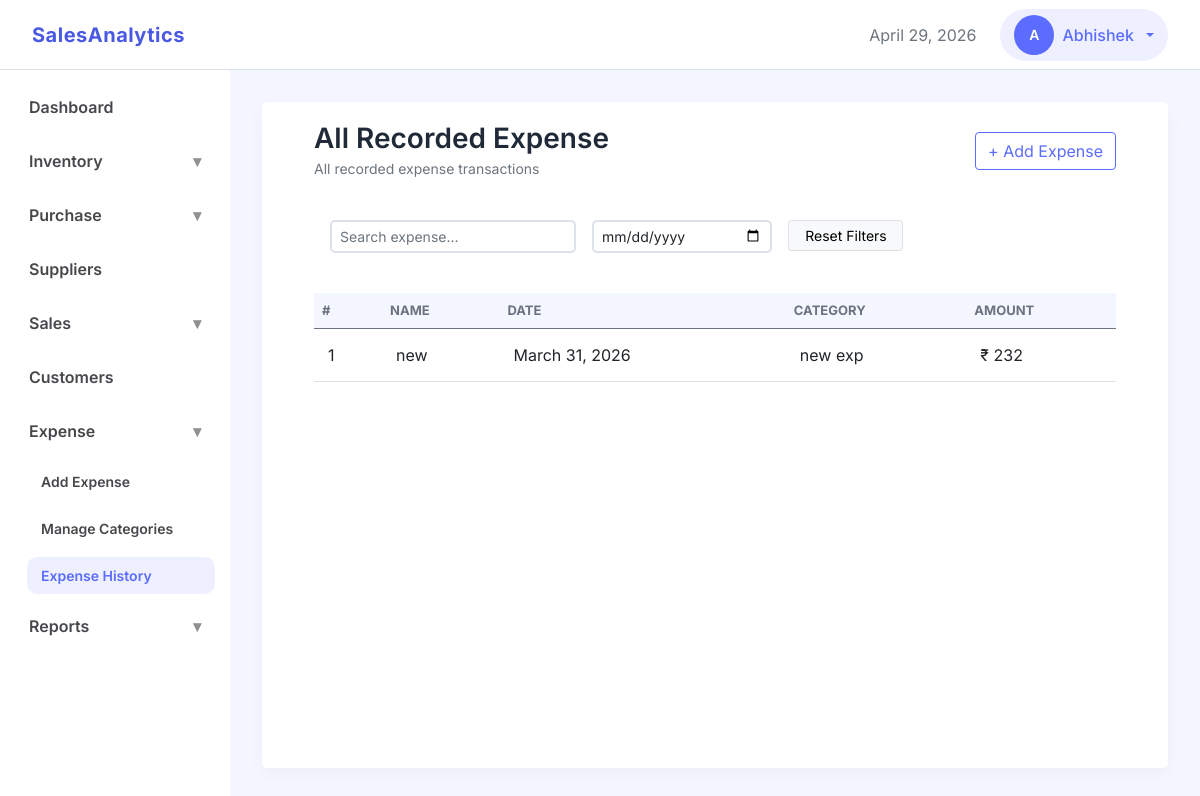
Page /expense/list/ (signed in) on the earlier database version.
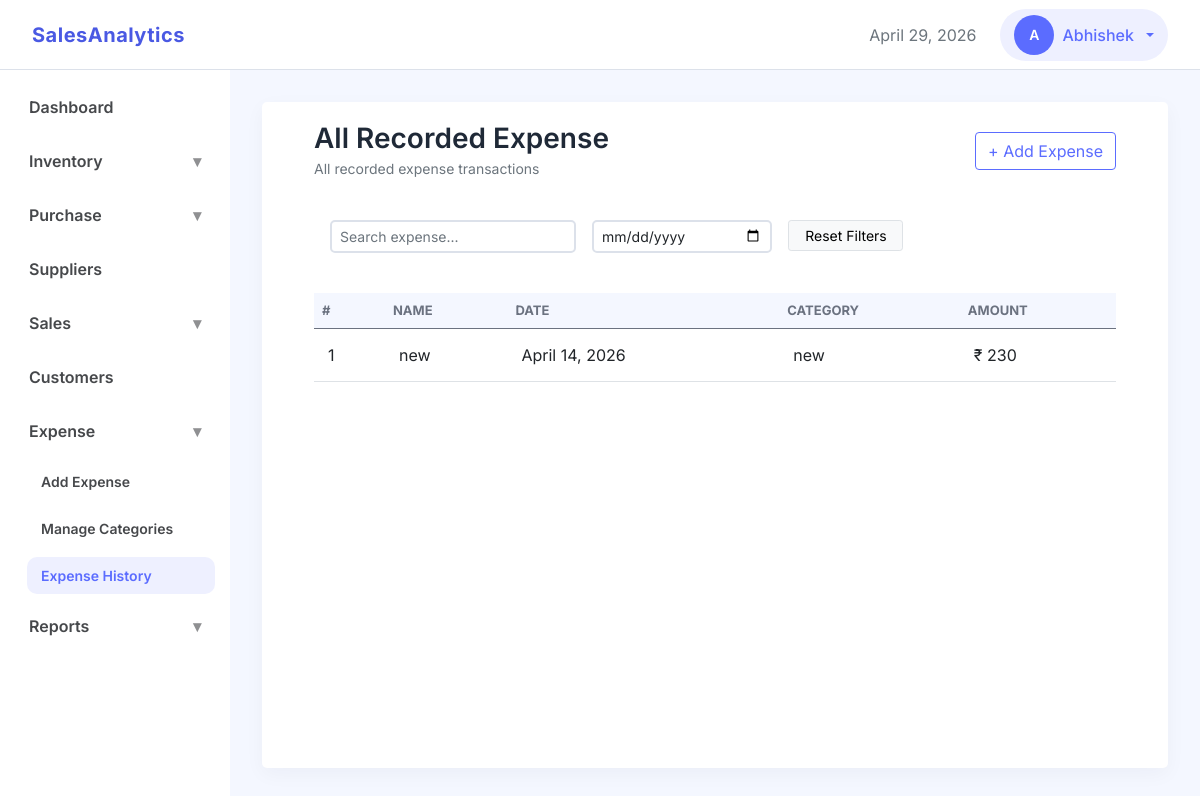
Same page on the later database version.
### finance/models.py (models this page shows, shortened)
class Expense(models.Model):
    name = models.CharField(max_length=100)
    category = models.ForeignKey(ExpenseCategory, on_delete=models.CASCADE, related_name='expenses')
    amount = models.DecimalField(max_digits=12, decimal_places=2)
    description = models.TextField(blank=True)
    expense_date = models.DateField(db_index=True, default=localdate)
    business = models.ForeignKey('business.Business', on_delete=models.CASCADE, related_name='expenses')
    created_by = models.ForeignKey('accounts.User', on_delete=models.SET_NULL, null=True, blank=True, related_name='created_expenses')
    updated_at = models.DateTimeField(auto_now=True)
    created_at = models.DateTimeField(auto_now_add=True)

class ExpenseCategory(models.Model):
    name = models.CharField(db_index=True, max_length=100, unique=True)
    description = models.TextField(blank=True)
    business = models.ForeignKey('business.Business', on_delete=models.CASCADE, related_name='expense_categories')
    updated_at = models.DateTimeField(auto_now=True)
    created_at = models.DateTimeField(auto_now_add=True)
    def __str__(self):
        return self.name

### finance/views.py (the view)
# urls.py: path('list/', views.ExpenseListView.as_view(), name='expense_list'),
class ExpenseListView(ListView):
    model = Expense
    template_name = 'expense/expense_list.html'
    context_object_name = 'expenses'
    ordering = '-expense_date'
    def get_queryset(self):
        return Expense.objects.filter(business_id=get_business_id(self.request))

### core/context_processors.py (called while the page is built)
def user_role(request):
    if request.user.is_authenticated:
        business_id = request.session.get('business_id')
        if business_id:
            membership = Membership.objects.filter(
                business_id=business_id,
                user=request.user
            ).first()
            if membership:
                return {'user_role': membership.role}
    return {'user_role': None}

### dashboard/templatetags/navigation_tags.py (called while the page is built)
@register.simple_tag(takes_context=True)
def active(context, *url_names):
    request = context['request']
    current_url = request.resolver_match.url_name
    if current_url in url_names:
        return 'active'
    return ''

@register.simple_tag(takes_context=True)
def show_menu(context, *url_names):
    request = context['request']
    current_url = request.resolver_match.url_name
    if current_url in url_names:
        return 'show'
    return ''

### finance/views.py (called while the page is built)
def get_business_id(request):
    return request.session.get('business_id')

### templates/expense/expense_list.html (shortened to what this page needs)
{% extends "base.html" %}
{% load static %}
{% load humanize %}
{% block css_files%}
    <link rel="stylesheet" href="{% static 'css/apps/list.css' %}">
{% endblock %}
{% block content %}
<div class="container-fluid">
    <div class="d-flex justify-content-between align-items-center mb-4">
        <div>
            <h3 class="section-title mb-0">All Recorded Expense</h3>
            <small class="text-muted">All recorded expense transactions</small>
        </div>
        <a href="{% url 'add_expense' %}" class="btn btn-secondary">
            + Add Expense
        </a>
    </div>
    <div class=" mb-4 p-3">
        <div class="row g-3">
            <div class="col-md-4">
                <input type="text" id="search_field"
                       class="form-control form-control-sm"
                       placeholder="Search expense...">
            </div>
            <div class="col-md-3">
                <input id="date_field" type="date" class="form-control form-control-sm">
            </div>
            <div class="col-md-2">
                <button id="reset_filters" class="btn btn-sm btn-light border w-100">
                    Reset Filters
                </button>
            </div>
        </div>
    </div>
    <div class="">
        <div class="table-responsive">
            <table class="table table-hover align-middle data-table mb-0">
                <thead>
                    <tr>
                        <th>#</th>
                        <th>Name</th>
                        <th>Date</th>
                        <th>Category</th>
                        <th>Amount</th>
                    </tr>
                </thead>
                <tbody id="tbody">
                    {% for expense in expenses %}
                    <tr class="clickable-row" data-url="{% url 'expense_detail' expense.id %}">
                        <td>{{ forloop.counter }}</td>
                        <td>
                            {{ expense.name }}
                        </td>
                        <td>{{ expense.expense_date }}</td>
                        <td>
                            <span class="badge-soft badge-success">
                                {{ expense.category }}
                            </span>
                        </td>
                        <td class="fw-semibold">
                            ₹ {{ expense.amount|floatformat:0|intcomma }}
                        </td>
                    </tr>
                    {% empty %}
                    <tr>
                        <td colspan="7" class="text-center py-4 text-muted">
                            No Expense recorded
                        </td>
                    </tr>
                    {% endfor %}
                </tbody>
            </table>
        </div>
    </div>
</div>
{% endblock %}

Differences in the rows shown:
changed Expense "new": expense_date "March 31, 2026" → "April 14, 2026"; category "new exp" → "new"; amount "232" → "230"
